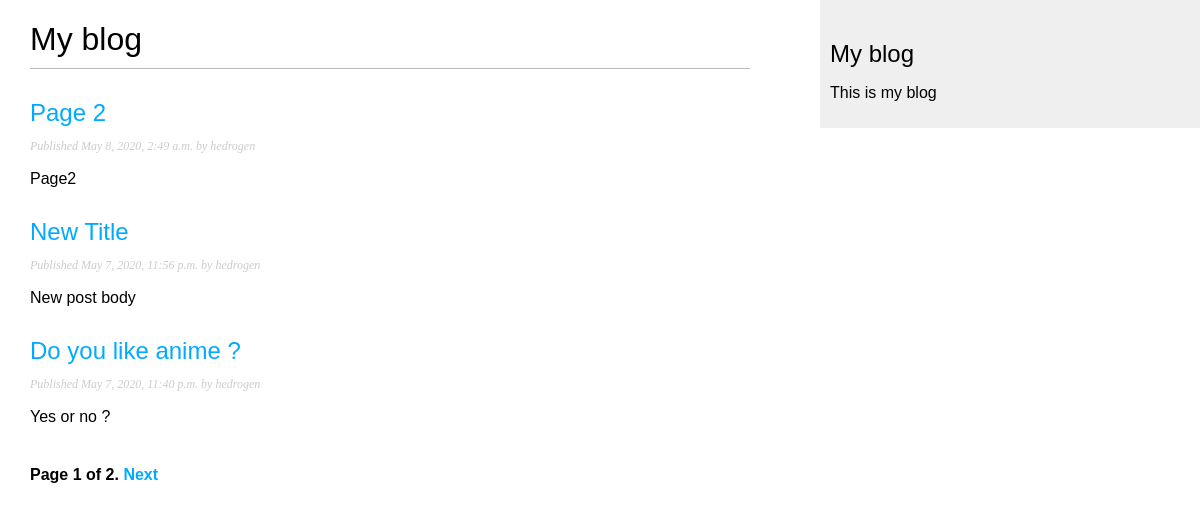
Screenshot of /blog/ with the database file from the repository.
### blog/models.py (models this page shows, shortened)
class Post(models.Model):
    STATUS_CHOICES = (
        ('draft', 'Draft'),
        ('published', 'Published'),
    )
    title = models.CharField(max_length=250)
    slug = models.SlugField(max_length=250, unique_for_date='publish')
    author = models.ForeignKey(User, on_delete=models.CASCADE, related_name='blog_posts')
    body = models.TextField()
    publish = models.DateTimeField(default=timezone.now)
    created = models.DateTimeField(auto_now_add=True)
    updated = models.DateTimeField(auto_now=True)
    status = models.CharField(max_length=10, choices=STATUS_CHOICES, default='draft')
    objects = models.Manager()       # Менеджер обьектов по умолчанию
    published = PublishManager()    # Пользовательский менеджер обьектов
    class Meta:
        ordering = ('-publish',)
    def get_absolute_url(self):
        return reverse('blog:post_detail',
                       args=[self.publish.year,
                             self.publish.month,
                             self.publish.day,
                             self.slug])

### blog/views.py (the view)
# urls.py: path('', views.PostListView.as_view(), name='post_list'),
class PostListView(ListView):
    queryset = Post.published.all()
    context_object_name = 'posts'
    paginate_by = 3
    template_name = 'blog/post/list.html'

### blog/templates/blog/post/list.html (shortened to what this page needs)
{% extends "blog/base.html" %}
{% block content %}
    <h1>My blog</h1>
    {% for post in posts %}
        <h2>
            <a href="{{ post.get_absolute_url}}">
                {{ post.title }}
            </a>
        </h2>
        <p class="date">
            Published {{ post.publish }} by {{ post.author }}
        </p>
        {{ post.body|truncatechars:30|linebreaks }}
    {% endfor %}
    {% include "pagination.html" with page=page_obj %}
{% endblock %}

### blog/templates/blog/base.html (shortened to what this page needs)
{% load static %}
<!DOCTYPE html>
<html lang="en">
<head>
    <link href="{% static "css/blog.css" %}" rel="stylesheet">
</head>
<body>
    <div id="content">
        {% block content %}
        {% endblock %}
    </div>
    <div id="sidebar">
        <h2>My blog</h2>
        <p>This is my blog</p>
    </div>
</body>
</html>

### blog/templates/pagination.html (shortened to what this page needs)
<div class="pagination">
    <span class="step-links">
        <span class="current">
            Page {{ page.number }} of {{ page.paginator.num_pages }}.
        </span>
            {% if page.has_next %}
                <a href="?page={{ page.next_page_number }}">Next</a>
            {% endif %}
    </span>
</div>

### blog/static/css/blog.css (style rules this page uses)
body { margin:0; padding:0; font-family:helvetica, sans-serif; }
a { color:#00abff; text-decoration:none; }
h1 { font-weight:normal; border-bottom:1px solid #bbb; padding:0 0 10px 0; }
h2 { font-weight:normal; margin:30px 0 0; }
#content { float:left; width:60%; padding:0 0 0 30px; }
#sidebar { float:right; width:30%; padding:10px; background:#efefef; height:100%; }
p.date { color:#ccc; font-family: georgia, serif; font-size: 12px; font-style: italic; }
.pagination { margin:40px 0; font-weight:bold; }

### rows the page displays
Post: title "Page 2", publish "May 8, 2020, 2:49 a.m.", author "hedrogen", body "Page2"
Post: title "New Title", publish "May 7, 2020, 11:56 p.m.", author "hedrogen", body "New post body"
Post: title "Do you like anime ?", publish "May 7, 2020, 11:40 p.m.", author "hedrogen", body "Yes or no ?"

### other values shown
{{ page.number }} "1"
{{ page.paginator.num_pages }} "2"
